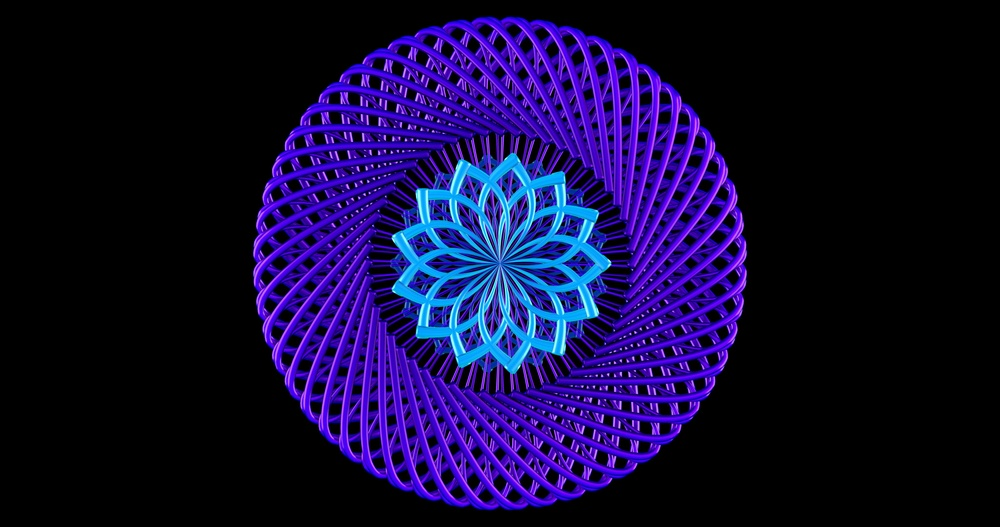
#> input picture img/buddha-elemental-3d_1.jpg, 1000 x 527 px, shrunk from 4096 x 2160 before the run, found by its file name
$ python pillow.py
#> lines starting #> are read from the running program, lines starting #| are printed output that depends on the picture
from PIL import Image

# Create an array of images files
image_files = [
    "img/buddha-elemental-3d_1.jpg",
    "img/buddha-elemental-3d_2.jpg",
    "img/buddha-elemental-3d_3.jpg",
    "img/buddha-elemental-3d_3.jpg",
    "img/buddha-elemental-3d_2.jpg",
    "img/buddha-elemental-3d_1.jpg",
]

# Open and store all the image files
images = [Image.open(image) for image in image_files]
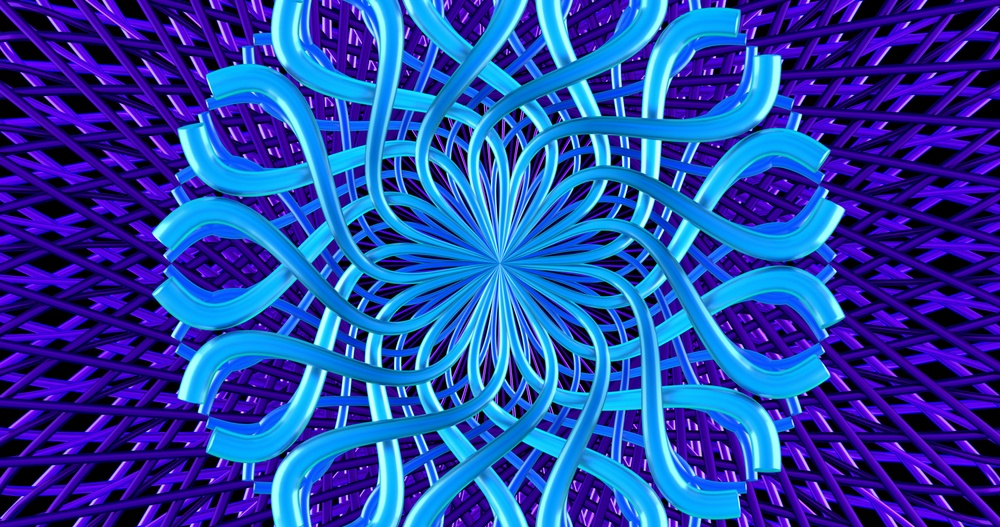
#> input picture img/buddha-elemental-3d_2.jpg, 1000 x 527 px, shrunk from 4096 x 2160 before the run, found by its file name
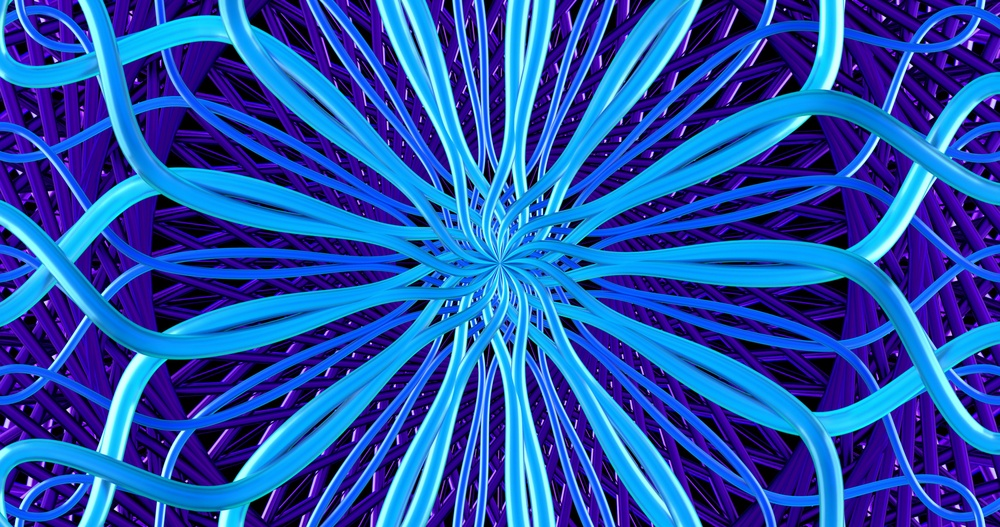
#> input picture img/buddha-elemental-3d_3.jpg, 1000 x 527 px, shrunk from 4096 x 2160 before the run, found by its file name
#> images = 6 items

images[0].save(
    "output.gif", save_all=True, append_images=images[1:], duration=500, loop=0
)
